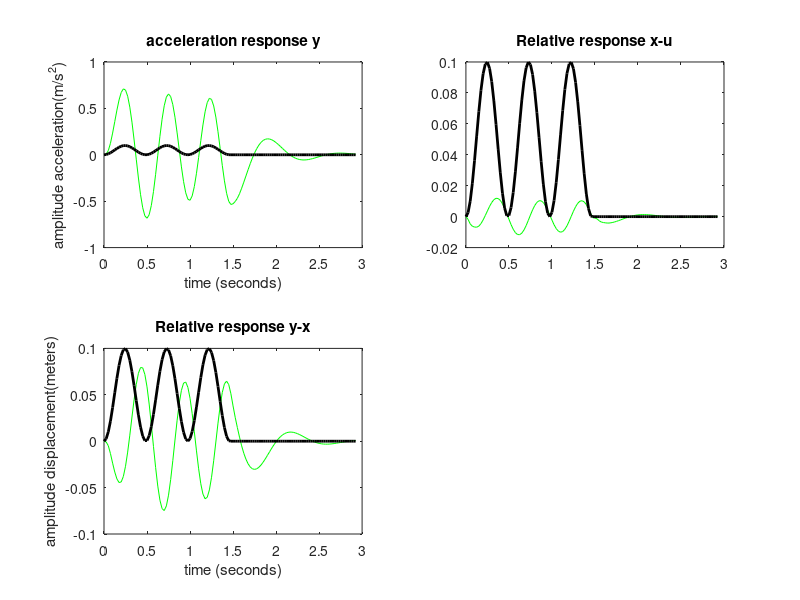

Here is the MATLAB script that generated this plot:
%System dynamics project acceleration input 1
b=1500;
A=[0 1 0 0;-4888.88 -b/36 444.44 b/36;0 0 0 1;66.667 b/240 -66.667 -b/240];
B=[0;4444.44;0;0];
C=[1 0 0 0;0 1 0 0;0 0 1 0;0 0 0 1];
D=[0;0;0;1];
sys=ss(A,B,C,D);
%Input Chatter bump displacment
t=0:.025:2.925;
w=0:.005:.29;
u1=.05+0.05*sin(((200/3.1)*w)-(pi/2));
u2=zeros(size(u1));
u=[u1 u2];
[y,t]=lsim(sys,u,t);
y1=[1 0 0 0]*y';
y2=[0 1 0 0]*y';
y3=[0 0 1 0]*y';
y4=[0 0 0 1]*y';
%plot(t,y1,'g') %mass 1 tire
subplot(221);plot(t,y4,'g')%mass 2 chasis
hold on
plot(t,u,'k','linewidth',2)
xlabel('time (seconds)')
ylabel('amplitude acceleration(m/s^2)')
title('acceleration response y')

%System dynamics project input 1
A=[0 1 0 0;-4888.88 -b/36 444.44 b/36;0 0 0 1;66.667 b/240 -66.667 -b/240];
B=[0;4444.44;0;0];
C=[1 0 0 0;0 0 1 0];
D=[0;0];
sys=ss(A,B,C,D);
%Input Chatter bump displacment
t=0:.025:2.925;
w=0:.005:.29;
u1=.05+0.05*sin(((200/3.1)*w)-(pi/2));
u2=zeros(size(u1));
u=[u1 u2];
[y,t]=lsim(sys,u,t);
y1=[1 0]*y';
y2=[0 1]*y';
subplot(222);plot(t,y1-u,'g')
hold on
plot(t,u,'k','linewidth',2)
title('Relative response x-u')
subplot(223);plot(t,y2-y1,'g')
hold on
plot(t,u,'k','linewidth',2)
xlabel('time (seconds)')
ylabel('amplitude displacement(meters)')
title('Relative response y-x')
